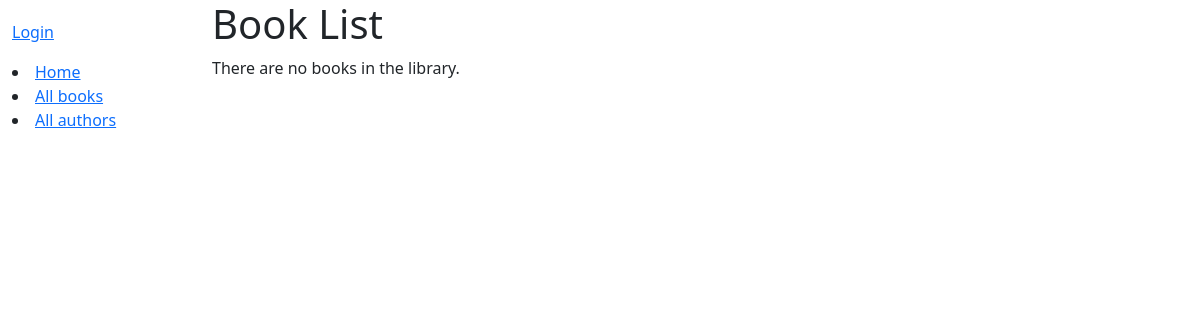
The app's page /catalog/books, older data.
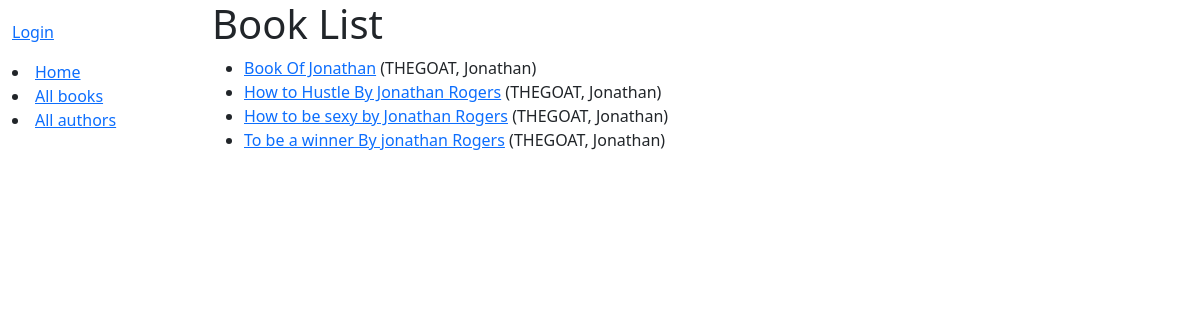
The same page, newer data.
### catalog/models.py (models this page shows, shortened)
class Book(models.Model):
    title = models.CharField(max_length=200)
    author = models.ForeignKey('Author', on_delete=models.RESTRICT, null=True)
    summary = models.TextField(
        max_length=1000, help_text="Enter a brief description of the book")
    isbn = models.CharField('ISBN', max_length=13,
                            unique=True,
                            help_text='13 Character <a href="https://www.isbn-international.org/content/what-isbn'
                                      '">ISBN number</a>')
    genre = models.ManyToManyField(
        Genre, help_text="Select a genre for this book")
    class Meta:
        ordering = ['title', 'author']
    def get_absolute_url(self):
        return reverse('book-detail', args=[str(self.id)])
    language = models.ForeignKey('Language', on_delete=models.SET_NULL, null=True)

class Author(models.Model):
    first_name = models.CharField(max_length=100)
    last_name = models.CharField(max_length=100)
    date_of_birth = models.DateField(null=True, blank=True)
    date_of_death = models.DateField('Died', null=True, blank=True)
    class Meta:
        ordering = ['last_name', 'first_name']
    def __str__(self):
        return f'{self.last_name}, {self.first_name}'

### catalog/views.py (the view)
# urls.py: path('books', views.BookListView.as_view(), name='books'),
class BookListView(generic.ListView):
    model = Book
    paginate_by = 10

### catalog/templates/catalog/book_list.html
{% extends "base_generic.html" %}
{% block content %}
  <h1>Book List</h1>
  {% if book_list %}
    <ul>
      {% for book in book_list %}
      <li>
        <a href="{{ book.get_absolute_url }}">{{ book.title }}</a>
        ({{book.author}})
      </li>
      {% endfor %}
    </ul>
  {% else %}
    <p>There are no books in the library.</p>
  {% endif %}
{% endblock %}

### catalog/templates/base_generic.html (shortened to what this page needs)
<!doctype html>
<html lang="en">
  <head>
    <link href="https://cdn.jsdelivr.net/npm/bootstrap@5.3.8/dist/css/bootstrap.min.css"
      rel="stylesheet"
>
    {% load static %}
    <link rel="stylesheet" href="{% static 'css/styles.css' %}" />
  </head>
  <body>
    <div class="container-fluid">
      <div class="row">
        <div class="col-sm-2">
          {% block sidebar %}
            <ul class="sidebar-nav">
   {% if user.is_authenticated %}
     <li>User: {{ user.get_username }}</li>
     <li>
   <li><a href="{% url 'my-borrowed' %}">My borrowed</a></li>
       <form id="logout-form" method="post" action="{% url 'logout' %}">
         {% csrf_token %}
         <button type="submit" class="btn btn-link">Logout</button>
       </form>
     </li>
   {% else %}
     <li><a href="{% url 'login' %}?next={{ request.path }}">Login</a></li>
   {% endif %}
  </ul>
              <li><a href="{% url 'index' %}">Home</a></li>
              <li><a href="{% url 'books' %}">All books</a></li>
              <li><a href="">All authors</a></li>
          {% endblock %}
        </div>
        <div class="col-sm-10">
          {% block content %}{% endblock %}
        </div>
      </div>
    </div>
  </body>
</html>

### catalog/static/css/styles.css (style rules this page uses)
.sidebar-nav { margin-top: 20px; padding: 0; list-style: none; }

Row changes from the older to the newer data that the page shows:
added Book: title "Book Of Jonathan", author "THEGOAT, Jonathan"
added Book: title "How to Hustle By Jonathan Rogers", author "THEGOAT, Jonathan"
added Book: title "How to be sexy by Jonathan Rogers", author "THEGOAT, Jonathan"
added Book: title "To be a winner By jonathan Rogers", author "THEGOAT, Jonathan"
Text that changed along with them:
text no longer shown: "There are no books in the library."
